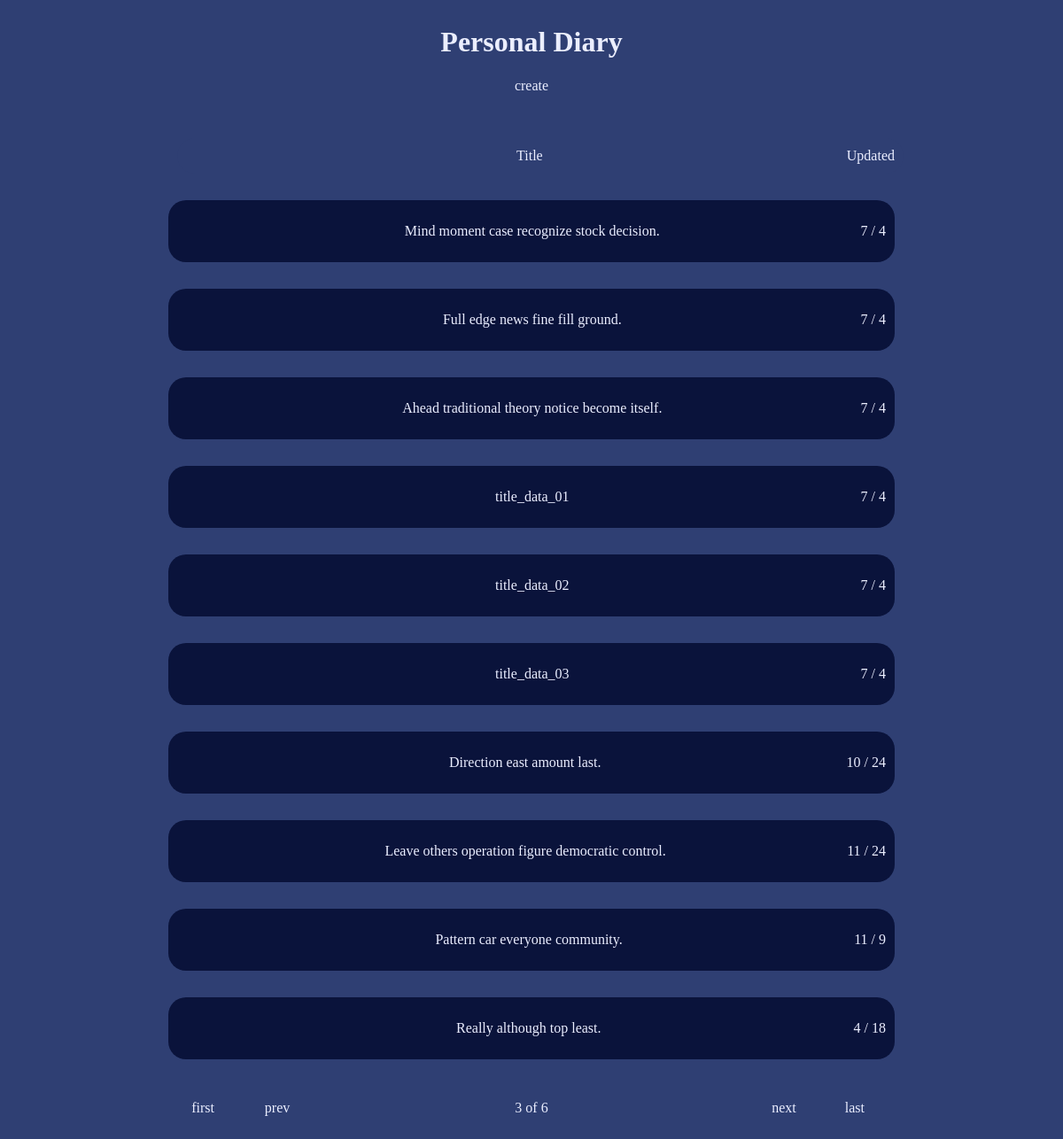
The page /posts/?page=3 on the database its author committed.
### posts/models.py (models this page shows, shortened)
class Post(models.Model):
    title = models.CharField(max_length=50)
    content = models.TextField(validators=[MinLengthValidator(10, 'need at least 10 letters.'),
                                        validateSymbols])
    createdAt = models.DateTimeField(verbose_name="Date Created", auto_now_add=True)
    modifiedAt = models.DateTimeField(verbose_name="Date Modified", auto_now=True)

### posts/views.py (the view)
# urls.py: path('posts/', views.PostListView.as_view(), name='post-list'),
class PostListView(ListView):
    model = Post
    ordering = ['-modifiedAt']
    paginate_by = 10
    def get_context_data(self, **kwargs):
        context = super().get_context_data(**kwargs)
        context['today'] = date.today()
        return context

### posts/templates/posts/post_list.html (shortened to what this page needs)
{% extends './base.html' %}
{% load static %}
{% block css%}
<link rel="stylesheet" href={% static 'posts/css/style.css' %}>
{% endblock css%}
{% block header %}
<h1 id="title">Personal Diary</h1>
<a href={% url 'post-create' %}>create</a>
{% endblock header %}
{% block container%}
{% if page_obj.object_list %}
<div class="header">
  <div class="title">
    Title
  </div>
  <div class="updated">
    Updated
  </div>
</div>
{% for post in page_obj.object_list %}
  <a href={% url 'post-detail' post.id %}>
    <div class="contentContainer">
      <div class="title">
        {{post.title}}
      </div>
      <div class="updated">
        {% if post.modifiedAt.day == today.day %}
        {{post.modifiedAt|time:"H:i"}}
        {% else %}
        {{post.modifiedAt.month}} / {{post.modifiedAt.day}}
        {% endif %}
      </div>
    </div>
{% endfor%}
      <div class="paginator">
        {% if page_obj.has_previous %}
          <a href="?page=1" class="first">first</a>
          <a href="?page={{ page_obj.previous_page_number }}" class="prev">prev</a>
        {% else %}
          <div class="first"></div>
          <div class="prev"></div>
        {% endif %}
        <span>
          <p>{{page_obj.number}} of {{page_obj.paginator.num_pages}}</p>
        </span>
        {% if page_obj.has_next %}
          <a href="?page={{page_obj.next_page_number}}" class="next">next</a>
          <a href="?page={{page_obj.paginator.num_pages}}" class="last">last</a>
        {% else %}
          <div class="next"></div>
          <div class="last"></div>
        {% endif %}
      </div>
{% else %}
<div class="blank">
  <p>No Content</p>
</div>
{% endif %} {% endblock container%}

### posts/static/posts/css/style.css (style rules this page uses)
* { color: rgb(235, 238, 255); }
body { background-color: rgb(47 63 115); display: flex; flex-direction: column; align-items: center; }
h1 { text-align: center; }
a { text-decoration: none; }
.header, .contentContainer { background-color: rgb(10 19 59); border-radius: 20px; width: 800px; height: 50px; margin-bottom: 30px; padding: 10px; display: flex; justify-content: space-between; align-items: center; }
.header { background-color: rgb(47 63 115); height: 20px; position: relative; left: 10px; }
.title { margin-left: 30px; text-align: center; flex: 1; }
.paginator { display: flex; justify-content: space-around; align-items: center; }
.paginator > *:not(span) { width: 30px; }
.paginator .next { margin-left: 200px; }
.paginator .prev { margin-right: 200px; }

### rows shown on the page
Post: title "Mind moment case recognize stock decision.", modifiedAt.month "7", modifiedAt.day "4"
Post: title "Full edge news fine fill ground.", modifiedAt.month "7", modifiedAt.day "4"
Post: title "Ahead traditional theory notice become itself.", modifiedAt.month "7", modifiedAt.day "4"
Post: title "title_data_01", modifiedAt.month "7", modifiedAt.day "4"
Post: title "title_data_02", modifiedAt.month "7", modifiedAt.day "4"
Post: title "title_data_03", modifiedAt.month "7", modifiedAt.day "4"
Post: title "Direction east amount last.", modifiedAt.month "10", modifiedAt.day "24"
Post: title "Leave others operation figure democratic control.", modifiedAt.month "11", modifiedAt.day "24"
Post: title "Pattern car everyone community.", modifiedAt.month "11", modifiedAt.day "9"
Post: title "Really although top least.", modifiedAt.month "4", modifiedAt.day "18"

### other values the page prints
{{ page_obj.number }} "3"
{{ page_obj.paginator.num_pages }} "6"
